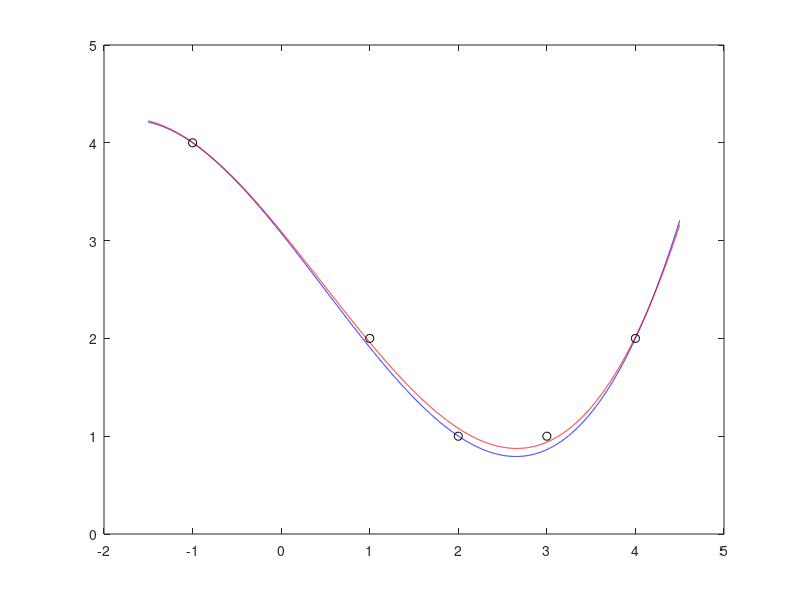

The MATLAB source for this figure:
clear;

tk = [-1 1 2 3 4]'; yk = [4 2 1 1 2]';
H = [tk.^0 tk.^1 tk.^2 tk.^3];
c = H\yk; x = (-1.5:0.001:4.5);
f1 = c(1) + c(2)*x + c(3)*x.^2 + c(4)*x.^3; 
hold on;
plot(x,f1,'r',tk, yk, 'ko'); 

% Con las restricciones vemos que la función se nos queda en 
% f = b*x + 4*d*x^3.

H2 = [tk 4*tk.^3]; c2 = H2\yk;
f2 = c2(1)*x + c2(2)*x.^3;

plot(x,f2,'b',tk, yk, 'ko'); hold off;

% Apartado c.)
w = [100 1 100 1 100];
W = diag(w);
HH = H'*(W)*H; vv = H'*(W)*yk; c3 = HH\vv;
px = polyval(c3(end:-1:1), x);
plot(x, px, 'b',x,f1,'r', tk, yk, 'ko');
